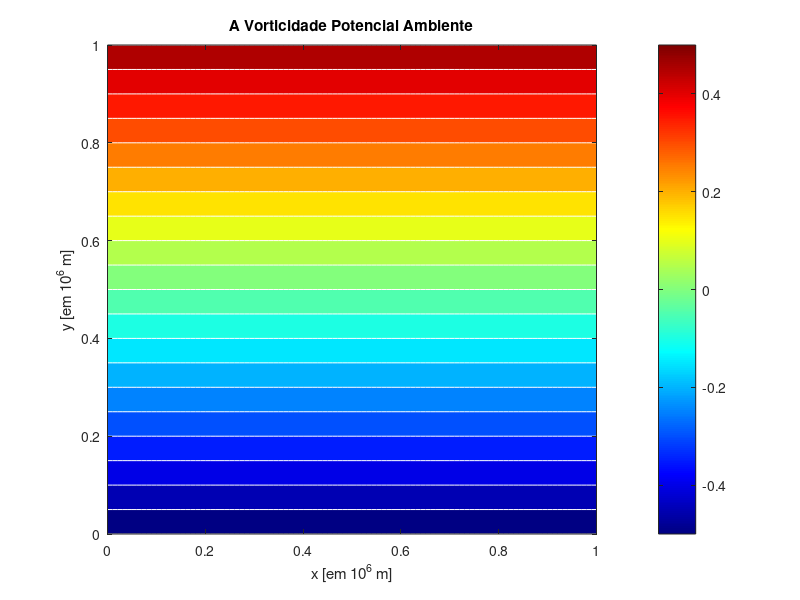
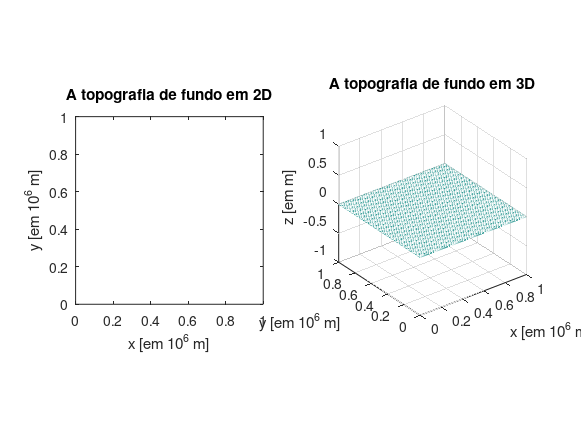
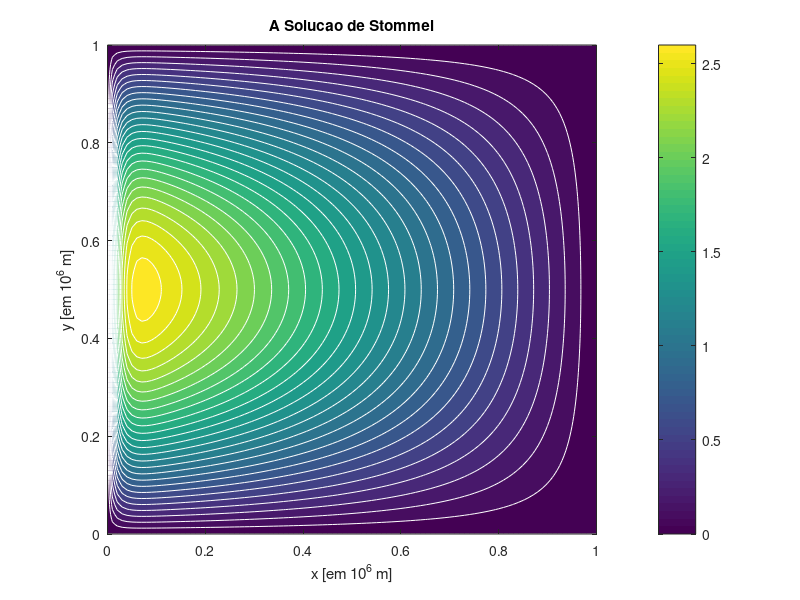

Here is the MATLAB script that generated these plots, in order:

clear;hold off;
close all

%*******************************************************
%                    PROGRAM MPSI_S
%
% calcula numericamente a solução de Stommel para 
% campos de rotacional do vento e de topografia 
% de fundo teoricos especificados
%
% resolução por esquema iterativo em forma nao-dimensional
% bacia oceanica quadrada de dimensao L=1e6
%
%
%             por Ilson da Silveira 
%
%******************************************************


tol=1e-3;  % tolerancia para erro medio durante a iteracao
 
% parametros do modelo

L=1e6; 
H=5e3;     
f0=7.3e-5;
beta=2e-11;
hE=sqrt(2e-2/f0) % espessura da camada de Ekman teórica [Av= 1e-2 m2/s]
r= f0*hE/H;
tau0=1e-4        % tau é a tensao de cisalhamento/densidade [m2/s2] 

% a nao-dimensionalizacao é feita assumindo que a escala da
% funcao de corrente geostrofica psi é dada pela rel. de Sverdrup:
%                psi= tau0/(rho*H*beta)



r=r/(beta*L);     % parametro de friccao normalizado
ff=f0/(beta*L);   % parametro de Coriolis normalizado


% constroi grade

nmax=101;
dx=0.01; 

nsel1=[1:nmax-2];
nsel2=[3:nmax];
nsel=[2:nmax-1];


x=[0:nmax-1]*dx;
y=x';
[xg,yg]=meshgrid(x,y);
xg=flipud(xg);
yg=flipud(yg);

yL=max(y);

% campo de rotacional do vento nao-dimensional

%curl=zeros(size(xg));                    % sem vento
curl=-pi/yL*sin(pi*yg./yL);              % p/giro unico
%curl=-pi/yL*sin(2*pi*yg./yL);            % p/giros duplos 
%curl=-pi/yL*exp(-(xg-yL/2).*(xg-yL/2));  % campo gaussiano
%curl(:,1:51)=-pi/yL*ones(101,51);        % campo em funcao de Heaviside 
%curl=-pi/yL*ones(size(xg));              % campo uniforme

% campo de topografia de fundo nao-dimensional-- assumido H=5000 m. 
% ou seja hb=b/H


hb=zeros(size(xg));                                                    % fundo plano
%hb=-0.275*yg;                                                         % fundo inclinado linearmente em y;
%hb=-3*0.275*xg;                                                       % fundo inclinado linearmente em x;
%hb=0.1*exp(-30*(xg-yL/2).*(xg-yL/2));                                 % cordilheira meso-atlantica
%hb= 0.1*exp(-30*(xg-yL/2).*(xg-yL/2)).*exp(-30*(yg-yL/2).*(yg-yL/2)); % banco submarino


% constroi campo de gradiente de VP ambiente 

fac=1.0                     % **use fac=0.0 para solucao no plano f **
                            % caso contraio, use fac=1.0
 
y0=0.5;                     % latitude central
B=fac*(yg-y0)+ff*hb;        % funcao de VP ambiente

[Bx,By]=gradient(B,dx,dx);  % calculo do gradiente de VP ambiente 
By=-By;                     % ambient PV


gray2=jet(256);
%gray2=gray2(50:256-50,:);
colormap(gray2);

% plotando VP ambiente

	    b1=0.1*floor(min(min(B))*10);
            b2=0.1*ceil(max(max(B))*10);

 lb=b1:.05:b2; 
 figure(1) 
 cs=contourf(x,y,flipud(B),lb,'w'); colorbar
% clabel(cs,lp)
 axis('square')
 xlabel('x [em 10^6 m]')
 ylabel('y [em 10^6 m]')
 title('A Vorticidade Potencial Ambiente')

%pause

% plotando topografia

% em 2D 

 lt=-1:.05:1; 
 figure(2) 

 subplot(121)
 cs=contour(x,y,flipud(hb),lt,'k'); %colorbar
% clabel(cs,lp)
 axis('square')
 xlabel('x [em 10^6 m]')
 ylabel('y [em 10^6 m]')
 title('A topografia de fundo em 2D')

% em 3D

 subplot(122)
 cs=mesh(x,y,4e2*flipud(hb)); % colorbar
% clabel(cs,lp)
 axis('square')
 xlabel('x [em 10^6 m]')
 ylabel('y [em 10^6 m]')
 zlabel('z [em m]')
 title('A topografia de fundo em 3D')

%pause

% condicoes de contorno e iniciais

psi=zeros(size(xg));


% Processo de iteracao (loop) 

  for niter=1:2000

 niter
  
  psi_old=psi;

  av=psi(nsel1,nsel)+psi(nsel2,nsel)+psi(nsel,nsel1)+psi(nsel,nsel2);
  F=1/r*(curl(nsel,nsel)*dx*dx - psi(nsel,nsel2).*(By(nsel,nsel))*dx ...
  +psi(nsel2,nsel).*(Bx(nsel,nsel))*dx );
  psi(nsel,nsel)=(av-F)./(4+(dx/r)*(By(nsel,nsel)-Bx(nsel,nsel) ) );
  crit= max(max(abs(psi-psi_old)))
  if crit <= tol,break,end

  end

% calcula vorticidade relativa

  zeta=(psi(nsel1,nsel)+psi(nsel2,nsel)+psi(nsel,nsel1)+psi(nsel,nsel2)- ...
  4*psi(nsel,nsel))./dx./dx;;


% plotando funcao de corrente

 orient portrait

	    p1=0.1*floor(min(min(psi))*10);
            p2=0.1*ceil(max(max(psi))*10);

 figure(3) 
 lp=p1:.1:p2; 
 cs=contourf(x,y,flipud(psi),lp,'w'); colorbar
% clabel(cs,lp)
 axis('square')
 xlabel('x [em 10^6 m]')
 ylabel('y [em 10^6 m]')
 title('A Solucao de Stommel')









